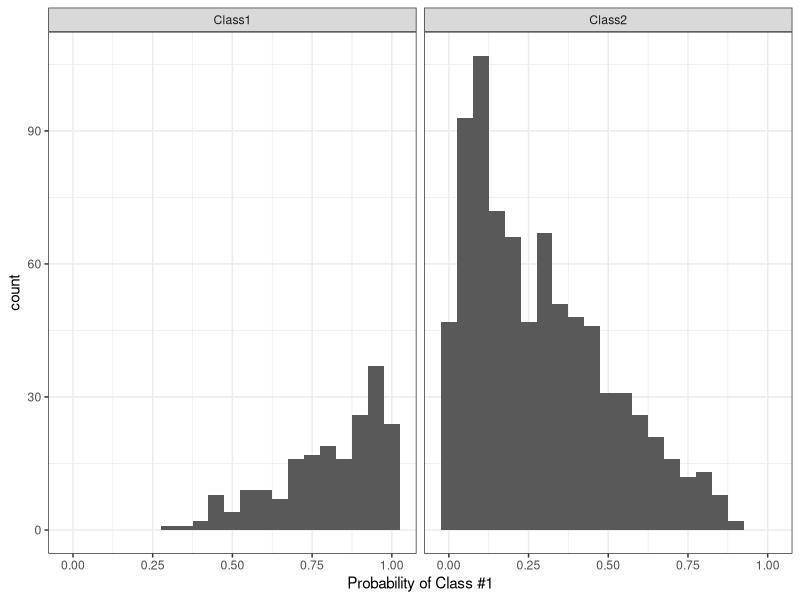

Generate this figure with R: (Note: this script raises an error after producing the figure.)
## ---- chunk 1
library(caret)
theme_set(theme_bw())
library(knitr)
opts_chunk$set(digits = 3, tidy = FALSE, fig.path = 'performance/')
library(pROC)
## ---- chunk 2
library(mlbench)
data(BostonHousing)

set.seed(280)
bh_index <- createDataPartition(BostonHousing$medv, p = .75, list = FALSE)
bh_tr <- BostonHousing[ bh_index, ]
bh_te <- BostonHousing[-bh_index, ]

set.seed(7279)
lm_fit <- train(medv ~ . + rm:lstat,
                data = bh_tr, 
                method = "lm")
bh_pred <- predict(lm_fit, bh_te)

lm_fit
postResample(pred = bh_pred, obs = bh_te$medv)
## ---- chunk 3
set.seed(144)
true_class <- factor(sample(paste0("Class", 1:2), 
                            size = 1000,
                            prob = c(.2, .8), replace = TRUE))
true_class <- sort(true_class)
class1_probs <- rbeta(sum(true_class == "Class1"), 4, 1)
class2_probs <- rbeta(sum(true_class == "Class2"), 1, 2.5)
test_set <- data.frame(obs = true_class,
                       Class1 = c(class1_probs, class2_probs))
test_set$Class2 <- 1 - test_set$Class1
test_set$pred <- factor(ifelse(test_set$Class1 >= .5, "Class1", "Class2"))
## ---- chunk 4
ggplot(test_set, aes(x = Class1)) + 
  geom_histogram(binwidth = .05) + 
  facet_wrap(~obs) + 
  xlab("Probability of Class #1")
## ---- chunk 5
confusionMatrix(data = test_set$pred, reference = test_set$obs)
## ---- chunk 6
include_graphics('premade/cm.jpg', dpi = 96)
## ---- chunk 7
confusionMatrix(data = test_set$pred, reference = test_set$obs, mode = "prec_recall")
## ---- chunk 8
postResample(pred = test_set$pred, obs = test_set$obs)
## ---- chunk 9
twoClassSummary(test_set, lev = levels(test_set$obs))
## ---- chunk 10
prSummary(test_set, lev = levels(test_set$obs))
## ---- chunk 11
mnLogLoss(test_set, lev = levels(test_set$obs))
## ---- chunk 12
set.seed(2)
lift_training <- twoClassSim(1000)
lift_testing  <- twoClassSim(1000)

ctrl <- trainControl(method = "cv", classProbs = TRUE,
                     summaryFunction = twoClassSummary)

set.seed(1045)
fda_lift <- train(Class ~ ., data = lift_training,
                  method = "fda", metric = "ROC",
                  tuneLength = 20,
                  trControl = ctrl)
set.seed(1045)
lda_lift <- train(Class ~ ., data = lift_training,
                  method = "lda", metric = "ROC",
                  trControl = ctrl)

set.seed(1045)
c5_lift <- train(Class ~ ., data = lift_training,
                 method = "C5.0", metric = "ROC",
                 tuneLength = 10,
                 trControl = ctrl,
                 control = C5.0Control(earlyStopping = FALSE))

## Generate the test set results
lift_results <- data.frame(Class = lift_testing$Class)
lift_results$FDA <- predict(fda_lift, lift_testing, type = "prob")[,"Class1"]
lift_results$LDA <- predict(lda_lift, lift_testing, type = "prob")[,"Class1"]
lift_results$C5.0 <- predict(c5_lift, lift_testing, type = "prob")[,"Class1"]
head(lift_results)
## ---- chunk 13
trellis.par.set(caretTheme())
lift_obj <- lift(Class ~ FDA + LDA + C5.0, data = lift_results)
plot(lift_obj, values = 60, auto.key = list(columns = 3,
                                            lines = TRUE,
                                            points = FALSE))
## ---- chunk 14
ggplot(lift_obj, values = 60)
## ---- chunk 15
trellis.par.set(caretTheme())
cal_obj <- calibration(Class ~ FDA + LDA + C5.0,
                       data = lift_results,
                       cuts = 13)
plot(cal_obj, type = "l", auto.key = list(columns = 3,
                                          lines = TRUE,
                                          points = FALSE))
## ---- chunk 16
ggplot(cal_obj)
